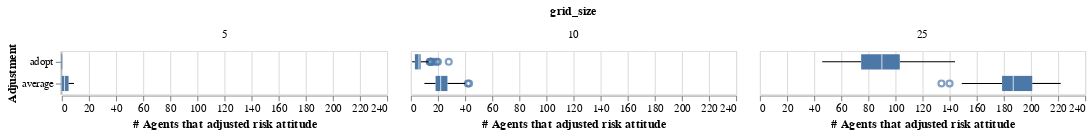

Notebook code for this chart:
### Markdown cell above
## Simulations that converged

### Code cell
# filter to status = running
converged = converged.with_columns(
    pct_agents_risk_changed=pl.col("num_agents_risk_changed").truediv(pl.col("total_agents")),
    seven_pct_pop=pl.col("total_agents").mul(0.07)
)

alt.Chart(converged).mark_boxplot().encode(
    x=alt.X('num_agents_risk_changed', title='# Agents that adjusted risk attitude'), 
    y=alt.Y('risk_adjustment', title='Adjustment')).facet('grid_size')

### Figure 1 — Vega-Lite specification as saved in the notebook (floating-point values rounded to 4 significant figures; data arrays with more than 128 entries replaced by an {"elided": "..."} marker saying what was removed)
{"config": {"view": {"continuousWidth": 300, "continuousHeight": 300}}, "data": {"name": "data-ded2b89d82071a76b42b214a389b0c31"}, "facet": {"field": "grid_size", "type": "quantitative"}, "spec": {"mark": {"type": "boxplot"}, "encoding": {"x": {"field": "num_agents_risk_changed", "title": "# Agents that adjusted risk attitude", "type": "quantitative"}, "y": {"field": "risk_adjustment", "title": "Adjustment", "type": "nominal"}}}, "$schema": "https://vega.github.io/schema/vega-lite/v5.20.1.json", "datasets": {"data-ded2b89d82071a76b42b214a389b0c31": {"elided": "481 records"}}}
